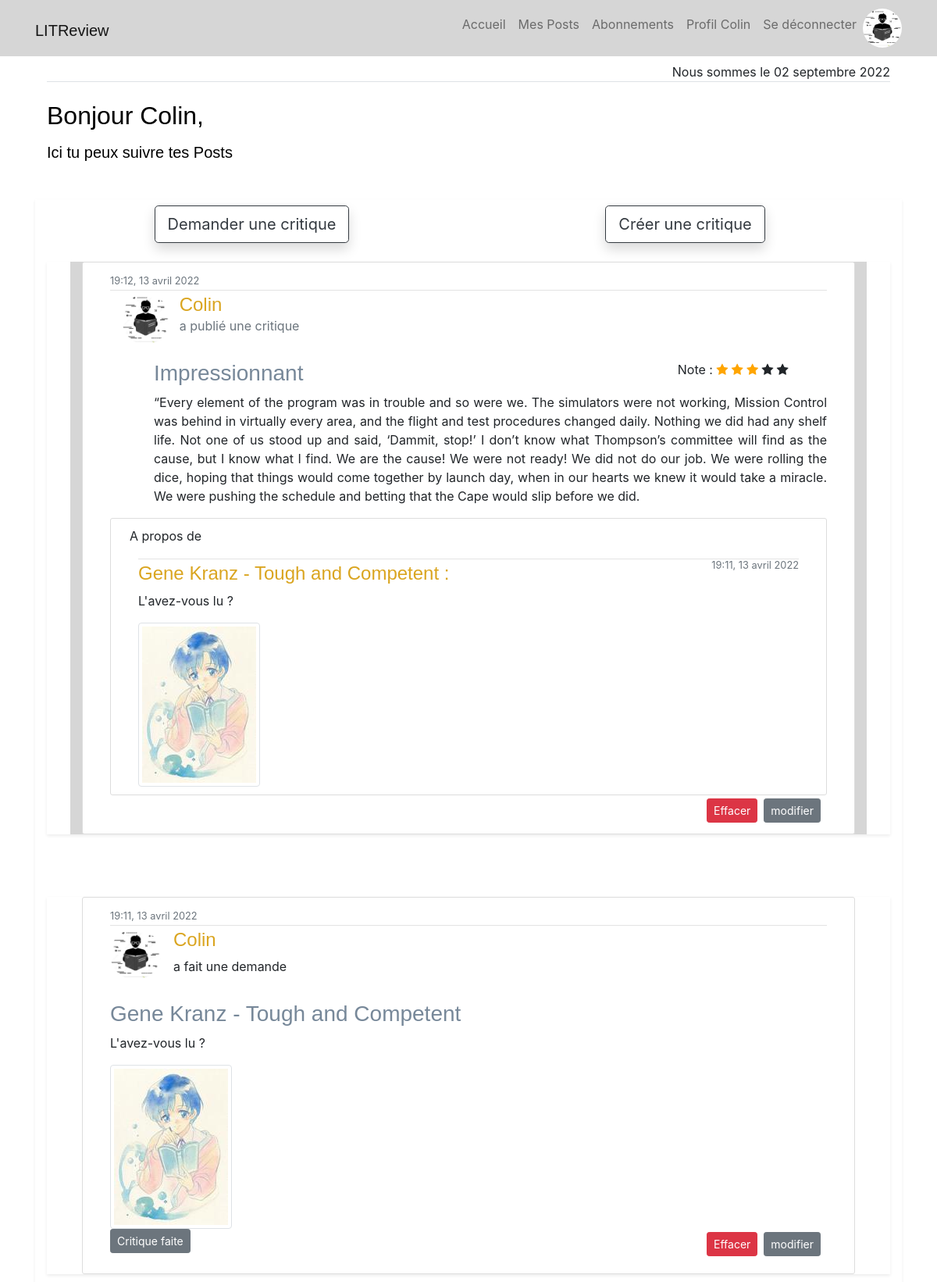
Page /myPosts/ (signed in) on the committed database.
### reviews/models.py (models this page shows, shortened)
class Review(models.Model):
    ticket = models.ForeignKey(related_name="review", to=Ticket, on_delete=models.CASCADE)
    rating = models.PositiveSmallIntegerField(
        validators=[MinValueValidator(0), MaxValueValidator(5)])
    headline = models.CharField(max_length=128)
    body = models.CharField(max_length=8192, blank=True)
    user = models.ForeignKey(
        to=settings.AUTH_USER_MODEL, on_delete=models.CASCADE)
    time_created = models.DateTimeField(auto_now_add=True)

class Ticket(models.Model):
    title = models.CharField(max_length=128)
    description = models.TextField(max_length=2048, blank=True, default="L'avez-vous lu ?")
    user = models.ForeignKey(to=settings.AUTH_USER_MODEL, on_delete=models.CASCADE)
    image = models.ImageField(null=True, blank=True, upload_to='cover_pics')
    time_created = models.DateTimeField(auto_now_add=True)

### users/models.py (models this page shows, shortened)
class Profile(models.Model):
    user = models.OneToOneField(User, on_delete=models.CASCADE)
    image = models.ImageField(default='default2.jpg', upload_to='profile_pics')

### reviews/views.py (the view)
# urls.py: path('myPosts/', MyPostsListView.as_view(), name="reviews-myPosts"),
class MyPostsListView(LoginRequiredMixin, ListView):
    model = Ticket
    template_name = 'reviews/myPosts.html'
    context_object_name = 'ticket_list'
    def get_context_data(self, **kwargs):
        date = datetime.today()
        user = self.request.user
        username = self.request.user.username
        logged_in_user_reviews = Review.objects.filter(user=user)
        logged_in_user_reviews = logged_in_user_reviews.annotate(content_type=Value('REVIEW', CharField()))
        logged_in_user_tickets = Ticket.objects.filter(user=user)
        logged_in_user_tickets = logged_in_user_tickets.annotate(content_type=Value('TICKET', CharField()))
        review_to_our_tickets = Review.objects.filter(ticket__in=logged_in_user_tickets)
        for elt in review_to_our_tickets:
            if elt not in logged_in_user_reviews:
                review_to_our_tickets = review_to_our_tickets.annotate(content_type=Value('REVIEWTOTICKET', CharField()))
        reviews = Review.objects.all()
        answered = []
        for review in reviews:
            answered.append(review.ticket)
        posts = sorted(
            chain(logged_in_user_reviews, logged_in_user_tickets, review_to_our_tickets),
            key=lambda post: post.time_created,
            reverse=True
            )
        context = super(MyPostsListView, self).get_context_data(**kwargs)
        context.update({
            'title': 'myPosts',
            'username': username,
            'date': date,
            'posts': posts,
            'answered': answered,
            'review_to_our_tickets': review_to_our_tickets,
        })
        return context

### reviews/templates/reviews/myPosts.html
{% extends "base.html" %}
{% block content %}
<div id="en-tête" class="row no-gutter">
    <div class="container ">
        <div id="en-tete">
            <p class="border-bottom text-right mb-4">Nous sommes le {{date|date:"d F Y"}}</p>
            <h2>Bonjour {{user.username}},</h2>
            <h5 class="mt-3">Ici tu peux suivre tes Posts</h5>
        </div>
    </div>
    <div class="container" style="height: 5vh">
        <div class="row no-gutter">
            <div class="col text-center">
                <a href="{% url 'ticket-create' %}" role="button"
                    class="my-5 btn btn-outline-dark btn-lg shadow">Demander une
                    critique</a>
            </div>
            <div class="col text-center">
                <a href="{% url 'review-create' %}" role="button" class="my-5 btn btn-outline-dark btn-lg shadow">Créer
                    une
                    critique</a>
            </div>
        </div>
    </div>
    <div class="container shadow-sm">
        {% for object in posts %}
        {% if object.content_type == 'TICKET' %}
        <div class="p-0 m-0 shadow-sm">
            {% include 'reviews/ticket_detail.html' %}
        </div>
        {% elif object.content_type == 'REVIEW' %}
        <div class="p-0 m-0 h-auto shadow-sm">
            {% include 'reviews/review_detail.html' %}
        </div>
        {% elif object.content_type == 'REVIEWTOTICKET' %}
        <div class="p-0 m-0 h-auto shadow-sm">
            {% include 'reviews/review_detail.html' %}
        </div>
        {% endif %}
        {% endfor %}
    </div>
</div>
{% endblock content %}

### templates/base.html (shortened to what this page needs)
{% load static %}
<!DOCTYPE html>
<html lang="fr">
<head>
    <link rel="stylesheet" type="text/css" href="{% static 'css/resetmeyer.css' %}">
    <link rel="stylesheet" type="text/css" href="{% static 'css/style.css' %}">
    <link rel="stylesheet" href="https://cdn.jsdelivr.net/npm/bootstrap@4.3.1/dist/css/bootstrap.min.css"
>
    <link rel="stylesheet" href="https://cdnjs.cloudflare.com/ajax/libs/font-awesome/4.7.0/css/font-awesome.min.css">
</head>
<body>
    <header class="site-header">
        <nav class="navbar navbar-expand-md navbar-light bg-steel fixed-top">
            <div class="container">
                {% if user.is_authenticated %}
                <h1><a class="navbar-brand mr-4" href="{% url 'reviews-feed' %}">LITReview</a></h1>
                {% else %}
                <h1><a class="navbar-brand mr-4" href="{% url 'reviews-connect' %}">LITReview</a></h1>
                {% endif %}
                <div class="collapse navbar-collapse" id="navbarToggle">
                    <div class="navbar-nav">
                        {% if user.is_authenticated %}
                        <a class="nav-item nav-link" href="{% url 'reviews-feed' %}">Accueil</a>
                        <a class="nav-item nav-link" href="{% url 'reviews-myPosts' %}">Mes Posts</a>
                        <a class="nav-item nav-link" href="{% url 'abonnements' %}">Abonnements</a>
                        <a class="nav-item nav-link" href="{% url 'profile' %}">Profil {{user.username}}</a>
                        <a class="nav-item nav-link" href="{% url 'logout' %}">Se déconnecter</a>
                        <img class="rounded-circle nav-img" src="{{ user.profile.image.url}}" alt="user profile image">
                        {% else %}
                        <a class="nav-item nav-link" href="{% url 'reviews-connect' %}">Accueil</a>
                        <a class="nav-item nav-link" href="{% url 'login' %}">Se connecter</a>
                        <a class="nav-item nav-link" href="{% url 'register' %}">Inscription</a>
                        {% endif %}
                    </div>
                </div>
            </div>
        </nav>
    </header>
    <main role="main" class="container">
        <div>
            <div class="col-auto">
                {% block content %}{% endblock %}
            </div>
        </div>
    </main>
</body>
</html>

### reviews/templates/reviews/review_detail.html (shortened to what this page needs)
{% extends "base.html" %}
{% block content %}
<div class="container-fluid bg-steel">
    <article id="cadre-exterieur" class="media content-section">
        <div id="critique" class="media-body align-top col-lg-12 mx-auto">
            <div class="article-metadata">
                <small class="text-muted">{{object.time_created|date:"H:i, d F Y"}}</small>
            </div>
            <div class="m-auto row">
                <div id="review-author ">
                    <div class="m-auto row">
                        <div class="media col-3">
                            <img class="float-left rounded-circle article-img" src="{{ object.user.profile.image.url}}"
                                alt="user profile image">
                        </div>
                        <div class="media-body col-9">
                            <h4 class="m-0">{{object.user}}</h4>
                            <p class="text-muted mt-0"> a publié une critique</p>
                        </div>
                    </div>
                </div>
            </div>
            <div id="the-review-itself" class="mt-3 ml-5 row">
                <h3 class="pl-2 col-9 md-2">{{object.headline}}</h3>
                <div rating-value="{{object.rating}}" class="col-3">
                    <label for="rating-inline">Note :</label>
                    <span class="fa fa-star {% if object.rating > 0 %} checked {% endif %}"></span>
                    <span class="fa fa-star {% if object.rating > 1 %} checked {% endif %}"></span>
                    <span class="fa fa-star {% if object.rating > 2 %} checked {% endif %}"></span>
                    <span class="fa fa-star {% if object.rating > 3 %} checked {% endif %}"></span>
                    <span class="fa fa-star {% if object.rating > 4 %} checked {% endif %}"></span>
                </div>
                <p class="pl-2 md-5 col-12 article-content text-justify">{{object.body}}</p>
            </div>
            <div id="enReponseA" class="w-100 content-section mx-auto row m-auto ">
                <div id="auteur-ticket" class="w-100 ml-1 row">
                    {% if object.user != object.ticket.user %}
                    <p class="col-8">En réponse à la demande de :</p>
                    <div class="media-body col-4">
                        <h4 class="col text-right">{{ object.ticket.user }}</h4>
                    </div>
                    <div class="media col-md">
                        <img class=" rounded-circle float-center article-img"
                            src="{{ object.ticket.user.profile.image.url}}" alt="user profile image">
                    </div>
                    {% else %}
                    <p>A propos de</p>
                    {% endif %}
                </div>
                <div id="corps-ticket" class="col text-justify">
                    <div class="article-metadata">
                        <small class="float-right text-muted">{{ object.ticket.time_created|date:"H:i, d F Y"}}
                        </small>
                    </div>
                    <h4>{{ object.ticket.title }} :</h4>
                    <p class="article-content">{{ object.ticket.description }}</p>
                    {% if object.ticket.image %}
                    <div class="media">
                        <img class="img-thumbnail float-right" src="{{ object.ticket.image.url}}" alt="book cover">
                    </div>
                    {% endif %}
                </div>
            </div>
            <div id="boutons-modifier-effacer">
                {% if object.user == user %}
                <a class="mx-2 float-right btn btn-secondary btn-sm mt-1 mb-1"
                    href="{% url 'review-update' object.id%}">modifier</a>
                <a class="float-right btn btn-danger btn-sm mt-1 mb-1"
                    href="{% url 'review-delete' object.id%}">Effacer</a>
                {% endif %}
            </div>
        </div>
    </article>
</div>
{% endblock content %}

### reviews/templates/reviews/ticket_detail.html (shortened to what this page needs)
{% extends "base.html" %}
{% block content %}
<div class="container-fluid">
    <article id="cadre-exterieur" class="media content-section">
        <div id="ticket" class="media-body align-top col-lg-12 mx-auto">
            <div class="article-metadata">
                <small class="text-muted">{{ object.time_created|date:"H:i, d F Y" }}</small>
            </div>
            <div class="media">
                <img class="rounded-circle article-img" src="{{ object.user.profile.image.url}}"
                    alt="user profile image">
                <div class="media-body">
                    <h4>{{ object.user }}</h4>
                    <p>a fait une demande</p>
                </div>
            </div>
            <div id="texte-du-object" class="row mt-3">
                <h3 class="col-12">{{ object.title }}</h3>
                <p class="article-content col-12">{{ object.description }}</p>
            </div>
            <div class="media">
                {% if object.image %}
                <img class=" img-thumbnail" src="{{ object.image.url}}" alt="book cover">
                {% endif %}
            </div>
            <div id="les-boutons" class="float-end">
                {% if object not in answered %}
                <a id="repondre" class="mr-5 align-self-end btn btn-secondary btn-sm mt-1 mb-1"
                    href="{% url 'answer' ticket_id=object.id %}">Répondre</a>
                {% else %}
                <p class="btn btn-secondary btn-sm">Critique faite</p>
                {% endif %}
                {% if object.user == user %}
                <a class="mx-2 float-right btn btn-secondary btn-sm mt-1 mb-1"
                    href="{% url 'ticket-update' object.id %}">modifier</a>
                <a class="float-right btn btn-danger btn-sm mt-1 mb-1"
                    href="{% url 'ticket-delete' object.id %}">Effacer</a>
                {% endif %}
            </div>
        </div>
    </article>
</div>
{% endblock content %}

### reviews/static/css/style.css (style rules this page uses)
body { color: #333333; margin-top: 5rem; }
h1, h2, h3, h4, h5, h6 { color: #000000; align-items: baseline; font-family: Georgia, 'Trebuchet MS', 'Lucida Sans Unicode', 'Lucida Grande', 'Lucida Sans', Arial, sans-serif ; }
h3 { color: lightslategray; font-family: Georgia, 'Trebuchet MS', 'Lucida Sans Unicode', 'Lucida Grande', 'Lucida Sans', Arial, sans-serif ; }
h4 { color: goldenrod; }
.nav-img { height: 50px; width: 50px; }
.bg-steel { background-color: #d6d6d6; }
.site-header { margin-bottom: 10vh; }
.site-header .navbar-nav .nav-link { color: #000000; }
.content-section { background: #ffffff; padding: 10px 20px; border: 1px solid #dddddd; border-radius: 3px; margin-bottom: 10px; }
.article-content { white-space: pre-line; }
.article-img { height: 65px; width: 65px; margin-right: 16px; }
.article-metadata { padding-bottom: 1px; margin-bottom: 4px; border-bottom: 1px solid #e3e3e3 }
.checked { color: orange; }

### rows in the picture
Review: time_created "19:12, 13 avril 2022", user.profile.image (placeholder picture), user "Colin", headline "Impressionnant", {{ object.rating }} 3 (drawn), body "“Every element of the program was in trouble and so were we. The simulators were not working, Mission Control was behind in virtually every area, and the flight and test procedures changed daily. Nothing we did had any shelf life. Not one of us stood up and said, ‘Dammit, stop!’ I don’t know what Thompson’s committee will find as the cause, but I know what I find. We are the cause! We were not ready! We did not do our job. We were rolling the dice, hoping that things would come together by launch day, when in our hearts we knew it would take a miracle. We were pushing the schedule and betting that the Cape would slip before we did.", shows "A propos de", ticket.time_created "19:11, 13 avril 2022", ticket "Gene Kranz - Tough and Competent", ticket.description "L'avez-vous lu ?", ticket.image (picture), shows "modifier"
Ticket: shows "LITReview", profile.image (placeholder picture), time_created "19:11, 13 avril 2022", user.profile.image (placeholder picture), user "Colin", title "Gene Kranz - Tough and Competent", description "L'avez-vous lu ?", image (picture), shows "Critique faite", shows "modifier"

### other values in the picture
{{ date|date:"d F Y" }} "02 septembre 2022"
{{ user.username }} "Colin"
